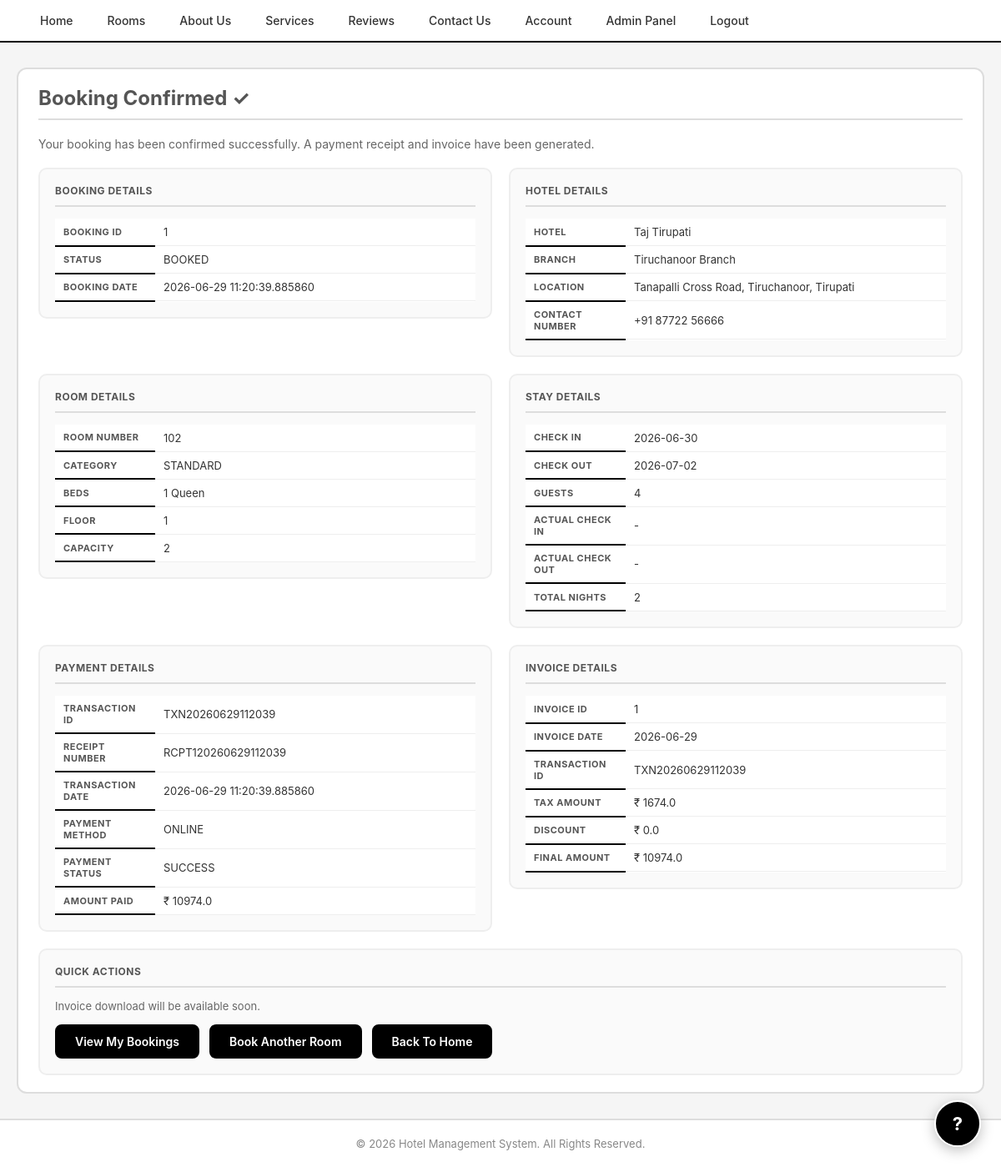
The app's page /booking_success/1 (signed in) with its own data.
### hotel/models.py (models this page shows, shortened)
class Booking(db.Model):
    booking_id=db.Column(db.Integer,primary_key=True)
    user_id=db.Column(db.Integer,db.ForeignKey("user.user_id"),nullable=False)
    hotel_id=db.Column(db.Integer,db.ForeignKey("hotel.hotel_id"),nullable=False)
    check_in_date=db.Column(db.Date,nullable=False,index=True)
    check_out_date=db.Column(db.Date,nullable=False,index=True)
    number_of_people=db.Column(db.Integer,nullable=False)
    booking_status=db.Column(db.String(20),nullable=False,index=True)
    booking_date_time=db.Column(db.DateTime,nullable=False,index=True)
    price_at_booking = db.Column(db.Float,nullable=False)
    actual_check_in_datetime=db.Column(db.DateTime)
    actual_check_out_datetime=db.Column(db.DateTime)
    guests=db.relationship("Guest",backref="booking")
    room_id=db.Column(db.Integer,db.ForeignKey("room.room_id"),nullable=False)
    payments=db.relationship("Payment",backref="booking")
    reviews=db.relationship("Review",backref="booking")
    complaints=db.relationship("Complaint",backref="booking")

class Hotel(db.Model):
    hotel_id=db.Column(db.Integer,primary_key=True)
    hotel_name=db.Column(db.String(50),index=True,nullable=False)
    branch_name=db.Column(db.String(50),index=True,nullable=False)
    location=db.Column(db.String(100),index=True,nullable=False)
    number_of_floors=db.Column(db.Integer,nullable=False)
    contact_number=db.Column(db.String(20),nullable=False)
    email=db.Column(db.String(50),nullable=False)
    rooms=db.relationship("Room",backref="hotel")
    booking_records=db.relationship("Booking",backref="hotel")
    created_at=db.Column(db.DateTime,default=datetime.utcnow,nullable=False)
    created_by=db.Column(db.Integer,db.ForeignKey("user.user_id"),nullable=False,index=True)
    updated_at=db.Column(db.DateTime,default=datetime.utcnow,nullable=False)
    updated_by=db.Column(db.Integer,db.ForeignKey("user.user_id"),nullable=False,index=True)

class Room(db.Model):
    room_id=db.Column(db.Integer,primary_key=True)
    room_no=db.Column(db.Integer,nullable=False,index=True)
    hotel_id=db.Column(db.Integer,db.ForeignKey("hotel.hotel_id"),nullable=False,index=True)
    category=db.Column(db.String(20),index=True,nullable=False)
    capacity=db.Column(db.Integer,nullable=False)
    beds=db.Column(db.String(20),nullable=False)
    current_price=db.Column(db.Float,nullable=False,index=True)
    floor=db.Column(db.Integer,nullable=False)
    room_status=db.Column(db.String(30),nullable=False,index=True)
    booking_records=db.relationship("Booking",backref="room")
    created_at=db.Column(db.DateTime,default=datetime.utcnow,nullable=False)
    created_by=db.Column(db.Integer,db.ForeignKey("user.user_id"),nullable=False,index=True)
    updated_at=db.Column(db.DateTime,default=datetime.utcnow,nullable=False)
    updated_by=db.Column(db.Integer,db.ForeignKey("user.user_id"),nullable=False,index=True)
    __table_args__=(db.UniqueConstraint("hotel_id","room_no",name="uq_hotel_room"),)

class Payment(db.Model):
    transaction_id=db.Column(db.String(100),primary_key=True)
    booking_id=db.Column(db.Integer,db.ForeignKey("booking.booking_id"),nullable=False)
    transaction_date_time=db.Column(db.DateTime,index=True,nullable=False)
    amount=db.Column(db.Float,nullable=False)
    payment_method=db.Column(db.String(30),nullable=False)
    payment_status=db.Column(db.String(20),nullable=False,index=True)
    receipt_number=db.Column(db.String(50),nullable=False,unique=True,index=True)
    invoice=db.relationship("Invoice",backref="payment",uselist=False)

class Invoice(db.Model):
    invoice_id=db.Column(db.Integer,primary_key=True)
    transaction_id=db.Column(db.String(100),db.ForeignKey("payment.transaction_id"),nullable=False)
    tax_amount=db.Column(db.Float,default=0)
    discount_amount=db.Column(db.Float,default=0)
    final_amount=db.Column(db.Float)
    invoice_date=db.Column(db.Date,index=True,nullable=False)

### hotel/routes/booking_routes.py (the view)
@app.route("/booking_success/<int:booking_id>")
@login_required
def booking_success(booking_id):
    booking = Booking.query.get_or_404(booking_id)
    if booking.user_id != current_user.user_id:
        flash("Unauthorized Access", "danger")
        return redirect(url_for("booking_history"))
    payment = Payment.query.filter_by(booking_id=booking.booking_id).first()
    invoice = None
    if payment:
        invoice = Invoice.query.filter_by(transaction_id=payment.transaction_id).first()
    return render_template(
        "booking/booking_success.html",
        booking=booking,
        payment=payment,
        invoice=invoice
    )

### hotel/models.py (called while the page is built)
@login_manager.user_loader
def load_user(user_id):
    return User.query.get(int(user_id))

### hotel/templates/booking/booking_success.html (shortened to what this page needs)
{% extends "layouts/base_layout.html" %}
{% block content %}
<div class="booking-page">
    <div class="booking-card">
        <h1 class="booking-heading">Booking Confirmed ✓</h1>
        <p>Your booking has been confirmed successfully. A payment receipt and invoice have been generated.</p>
        <section class="booking-section">
            <h2>Booking Details</h2>
            <table class="booking-table">
                <tr>
                    <th>Booking ID</th>
                    <td>{{booking.booking_id}}</td>
                </tr>
                <tr>
                    <th>Status</th>
                    <td>{{booking.booking_status}}</td>
                </tr>
                <tr>
                    <th>Booking Date</th>
                    <td>{{booking.booking_date_time}}</td>
                </tr>
            </table>
        </section>
        <section class="booking-section">
            <h2>Hotel Details</h2>
            <table class="booking-table">
                <tr>
                    <th>Hotel</th>
                    <td>{{booking.hotel.hotel_name}}</td>
                </tr>
                <tr>
                    <th>Branch</th>
                    <td>{{booking.hotel.branch_name}}</td>
                </tr>
                <tr>
                    <th>Location</th>
                    <td>{{booking.hotel.location}}</td>
                </tr>
                <tr>
                    <th>Contact Number</th>
                    <td>{{booking.hotel.contact_number}}</td>
                </tr>
            </table>
        </section>
        <section class="booking-section">
            <h2>Room Details</h2>
            <table class="booking-table">
                <tr>
                    <th>Room Number</th>
                    <td>{{booking.room.room_no}}</td>
                </tr>
                <tr>
                    <th>Category</th>
                    <td>{{booking.room.category}}</td>
                </tr>
                <tr>
                    <th>Beds</th>
                    <td>{{booking.room.beds}}</td>
                </tr>
                <tr>
                    <th>Floor</th>
                    <td>{{booking.room.floor}}</td>
                </tr>
                <tr>
                    <th>Capacity</th>
                    <td>{{booking.room.capacity}}</td>
                </tr>
            </table>
        </section>
        <section class="booking-section">
            <h2>Stay Details</h2>
            <table class="booking-table">
                <tr>
                    <th>Check In</th>
                    <td>{{booking.check_in_date}}</td>
                </tr>
                <tr>
                    <th>Check Out</th>
                    <td>{{booking.check_out_date}}</td>
                </tr>
                <tr>
                    <th>Guests</th>
                    <td>{{booking.number_of_people}}</td>
                </tr>
                <tr>
                    <th>Actual Check In</th>
                    <td>{{booking.actual_check_in_datetime or "-"}}</td>
                </tr>
                <tr>
                    <th>Actual Check Out</th>
                    <td>{{booking.actual_check_out_datetime or "-"}}</td>
                </tr>
                <tr>
                    <th>Total Nights</th>
                    <td>{{(booking.check_out_date-booking.check_in_date).days}}</td>
                </tr>
            </table>
        </section>
        <section class="booking-section">
            <h2>Payment Details</h2>
            {% if payment %}
            <table class="booking-table">
                <tr>
                    <th>Transaction ID</th>
                    <td>{{payment.transaction_id}}</td>
                </tr>
                <tr>
                    <th>Receipt Number</th>
                    <td>{{payment.receipt_number}}</td>
                </tr>
                <tr>
                    <th>Transaction Date</th>
                    <td>{{payment.transaction_date_time}}</td>
                </tr>
                <tr>
                    <th>Payment Method</th>
                    <td>{{payment.payment_method}}</td>
                </tr>
                <tr>
                    <th>Payment Status</th>
                    <td>{{payment.payment_status}}</td>
                </tr>
                <tr>
                    <th>Amount Paid</th>
                    <td>₹ {{payment.amount}}</td>
                </tr>
            </table>
            {% else %}
            <p>Payment details are not available.</p>
            {% endif %}
        </section>
        <section class="booking-section">
            <h2>Invoice Details</h2>
            {% if invoice %}
            <table class="booking-table">
                <tr>
                    <th>Invoice ID</th>
                    <td>{{invoice.invoice_id}}</td>
                </tr>
                <tr>
                    <th>Invoice Date</th>
                    <td>{{invoice.invoice_date}}</td>
                </tr>
                <tr>
                    <th>Transaction ID</th>
                    <td>{{invoice.transaction_id}}</td>
                </tr>
                <tr>
                    <th>Tax Amount</th>
                    <td>₹ {{invoice.tax_amount}}</td>
                </tr>
                <tr>
                    <th>Discount</th>
                    <td>₹ {{invoice.discount_amount}}</td>
                </tr>
                <tr>
                    <th>Final Amount</th>
                    <td>₹ {{invoice.final_amount}}</td>
                </tr>
            </table>
            {% else %}
            <p>Invoice not generated.</p>
            {% endif %}
        </section>
        <section class="booking-section">
            <h2>Quick Actions</h2>
            <p>Invoice download will be available soon.</p>
            <div class="form-actions">
                <a class="primary-button" href="{{url_for('booking_history')}}">View My Bookings</a>
                <a class="primary-button" href="{{url_for('book')}}">Book Another Room</a>
                <a class="primary-button" href="{{url_for('home')}}">Back To Home</a>
            </div>
        </section>
    </div>
</div>
{% endblock %}

### hotel/static/css/style.css (style rules this page uses)
*, *::before, *::after { box-sizing: border-box; margin: 0; padding: 0; }
body { font-family: -apple-system, BlinkMacSystemFont, 'Segoe UI', Roboto, Oxygen, Ubuntu, Cantarell, sans-serif; background: #f5f5f5; color: #222; min-height: 100vh; display: flex; flex-direction: column; }
.form-actions { display: flex; justify-content: flex-start; gap: 12px; margin-top: 14px; flex-wrap: wrap; }
.primary-button { display: inline-block; padding: 10px 22px; border: 2px solid #000; border-radius: 8px; font-size: 14px; font-weight: 600; font-family: inherit; cursor: pointer; background: #000; color: #fff; text-decoration: none; text-align: center; transition: background 0.2s ease, transform 0.15s ease; }
.booking-page, .rooms-page, .customer-page { max-width: 1200px; margin: 30px auto; padding: 0 20px; }
.booking-card, .admin-card, .customer-card { background: #fff; border: 2px solid #ddd; border-radius: 12px; padding: 20px 24px; }
.booking-card h1, .admin-card h1, .customer-card h1 { font-size: 24px; margin-bottom: 20px; }
.booking-table { width: 100%; border-collapse: collapse; font-size: 14px; background: #fff; }
.booking-table th { padding: 12px; text-align: left; border-bottom: 2px solid #000; font-size: 12px; font-weight: 700; text-transform: uppercase; letter-spacing: 0.5px; color: #555; background: #fafafa; }
.booking-table td { padding: 12px; text-align: left; border-bottom: 1px solid #eee; font-size: 13px; color: #333; }
.customer-heading, .booking-heading { font-size: 18px; font-weight: 700; margin-bottom: 18px; padding-bottom: 10px; border-bottom: 2px solid #ddd; color: #555; }
.booking-card:has(> .booking-section) { display: grid; grid-template-columns: 1fr 1fr; gap: 20px; align-items: start; }
.booking-card:has(> .booking-section) > .booking-heading, .booking-card:has(> .booking-section) > p, .booking-card:has(> .booking-section) > .form-actions { grid-column: 1 / -1; }
.booking-card:has(> .booking-section) > .booking-heading { margin-bottom: 0; }
.booking-card:has(> .booking-section) > p { margin-bottom: 0; font-size: 14px; color: #666; }
.booking-section { background: #fafafa; border: 2px solid #eee; border-radius: 10px; padding: 18px; margin-bottom: 0; }
.booking-section h2 { font-size: 12px; font-weight: 700; margin-bottom: 14px; color: #555; text-transform: uppercase; letter-spacing: 0.5px; padding-bottom: 10px; border-bottom: 2px solid #ddd; }
.booking-section .booking-table th { width: 120px; padding: 8px 10px; font-size: 11px; background: transparent; }
.booking-section .booking-table td { padding: 8px 10px; font-size: 13px; }
.booking-section:last-of-type { grid-column: 1 / -1; }
.booking-section p { font-size: 13px; color: #666; margin-top: 8px; }

### records on screen
Booking: booking_id "1", booking_status "BOOKED", booking_date_time "2026-06-29 11:20:39.885860", check_in_date "2026-06-30", check_out_date "2026-07-02", number_of_people "4", actual_check_in_datetime "-", actual_check_out_datetime "-", (booking.check_out_date-booking.check_in_date).days "2"
Hotel: hotel.hotel_name "Taj Tirupati", hotel.branch_name "Tiruchanoor Branch", hotel.location "Tanapalli Cross Road, Tiruchanoor, Tirupati", hotel.contact_number "+91 87722 56666"
Room: room.room_no "102", room.category "STANDARD", room.beds "1 Queen", room.floor "1", room.capacity "2"
Payment: transaction_id "TXN20260629112039", receipt_number "RCPT120260629112039", transaction_date_time "2026-06-29 11:20:39.885860", payment_method "ONLINE", payment_status "SUCCESS", amount "10974.0"
Invoice: invoice_id "1", invoice_date "2026-06-29", transaction_id "TXN20260629112039", tax_amount "1674.0", discount_amount "0.0", final_amount "10974.0"
